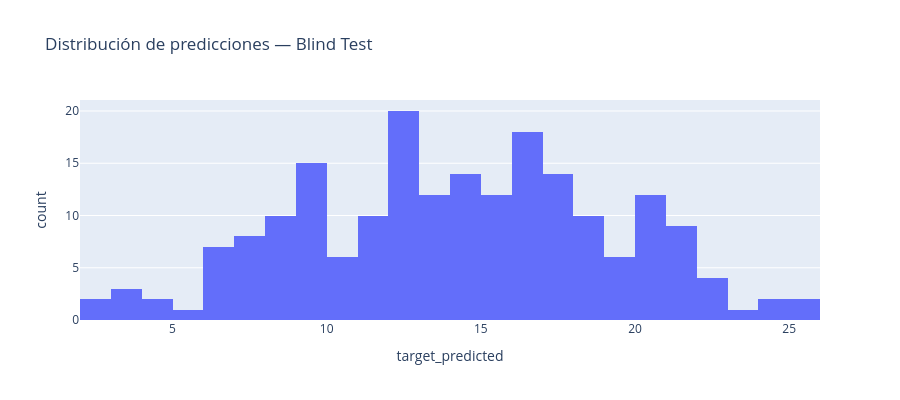

The code cell stored with this chart in its notebook:
### Code cell
fig = px.histogram(
    x=predictions,
    nbins=30,
    title='Distribución de predicciones — Blind Test',
    labels={'x': 'target_predicted', 'y': 'Frecuencia'},
    color_discrete_sequence=['#636EFA'],
)
fig.update_layout(height=400)
fig.show()

### Figure 1 — Plotly figure (JSON) as saved in the notebook; plotly's stock layout.template omitted (floating-point values rounded to 4 significant figures; data arrays with more than 128 entries replaced by an {"elided": "..."} marker saying what was removed)
{"data": [{"bingroup": "x", "hovertemplate": "target_predicted=%{x}<br>count=%{y}<extra></extra>", "legendgroup": "", "marker": {"color": "#636EFA", "pattern": {"shape": ""}}, "name": "", "nbinsx": 30, "orientation": "v", "showlegend": false, "type": "histogram", "x": {"elided": "200 float values"}, "xaxis": "x", "yaxis": "y"}], "layout": {"barmode": "relative", "height": 400, "legend": {"tracegroupgap": 0}, "title": {"text": "Distribución de predicciones — Blind Test"}, "xaxis": {"anchor": "y", "domain": [0, 1], "title": {"text": "target_predicted"}}, "yaxis": {"anchor": "x", "domain": [0, 1], "title": {"text": "count"}}}}
